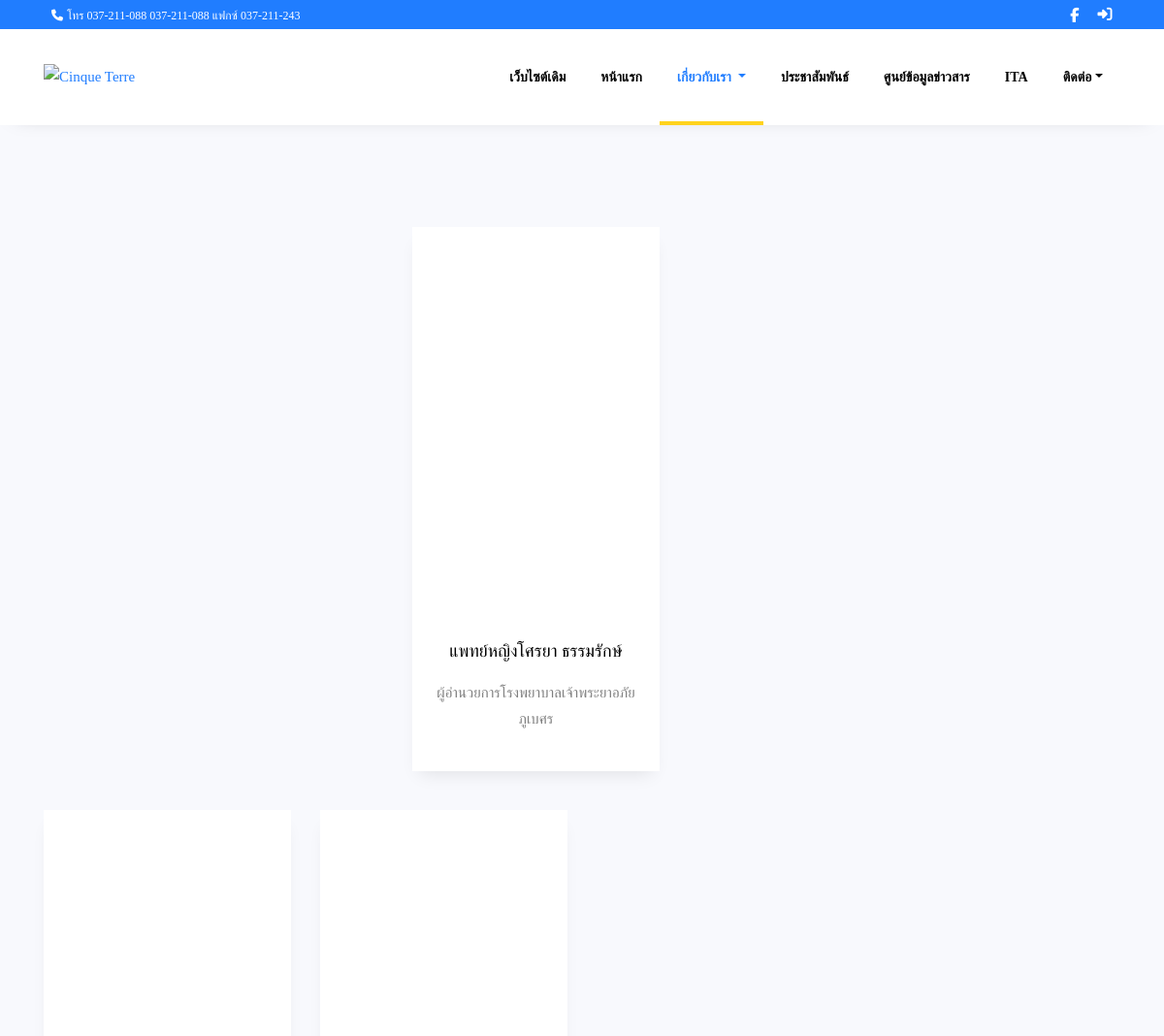
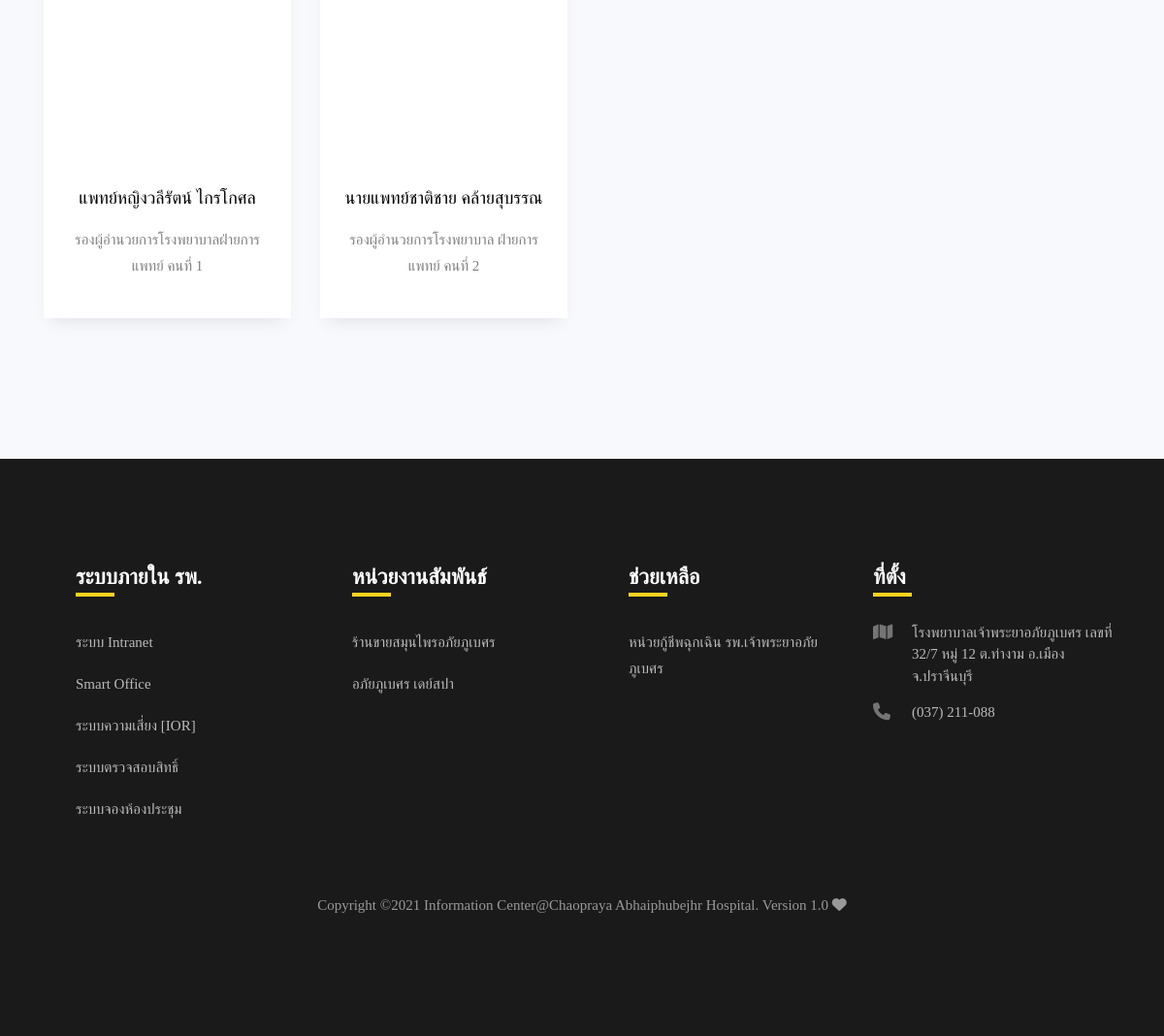
Before: /Pages/manager.php with the older database file (2 pictures, top to bottom).
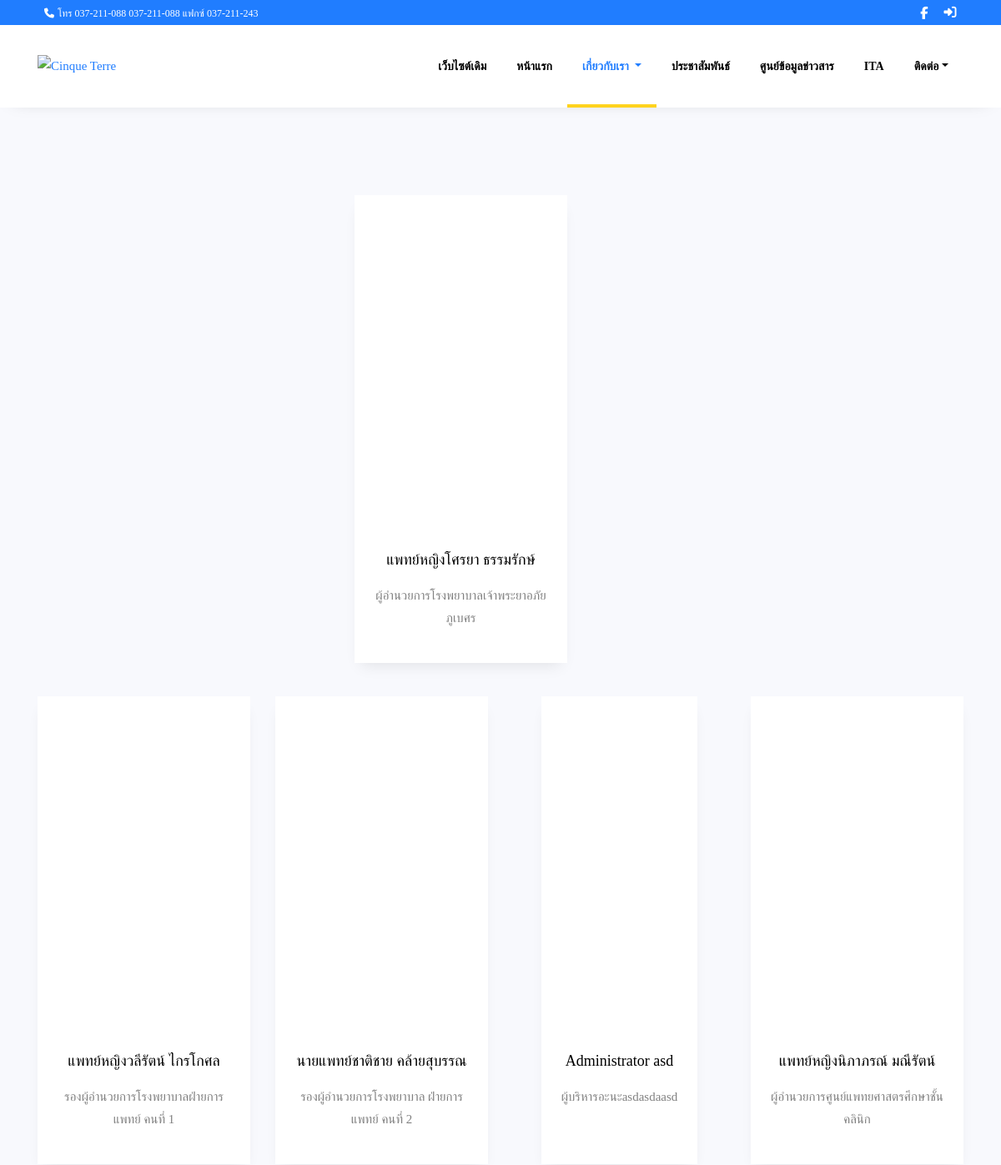
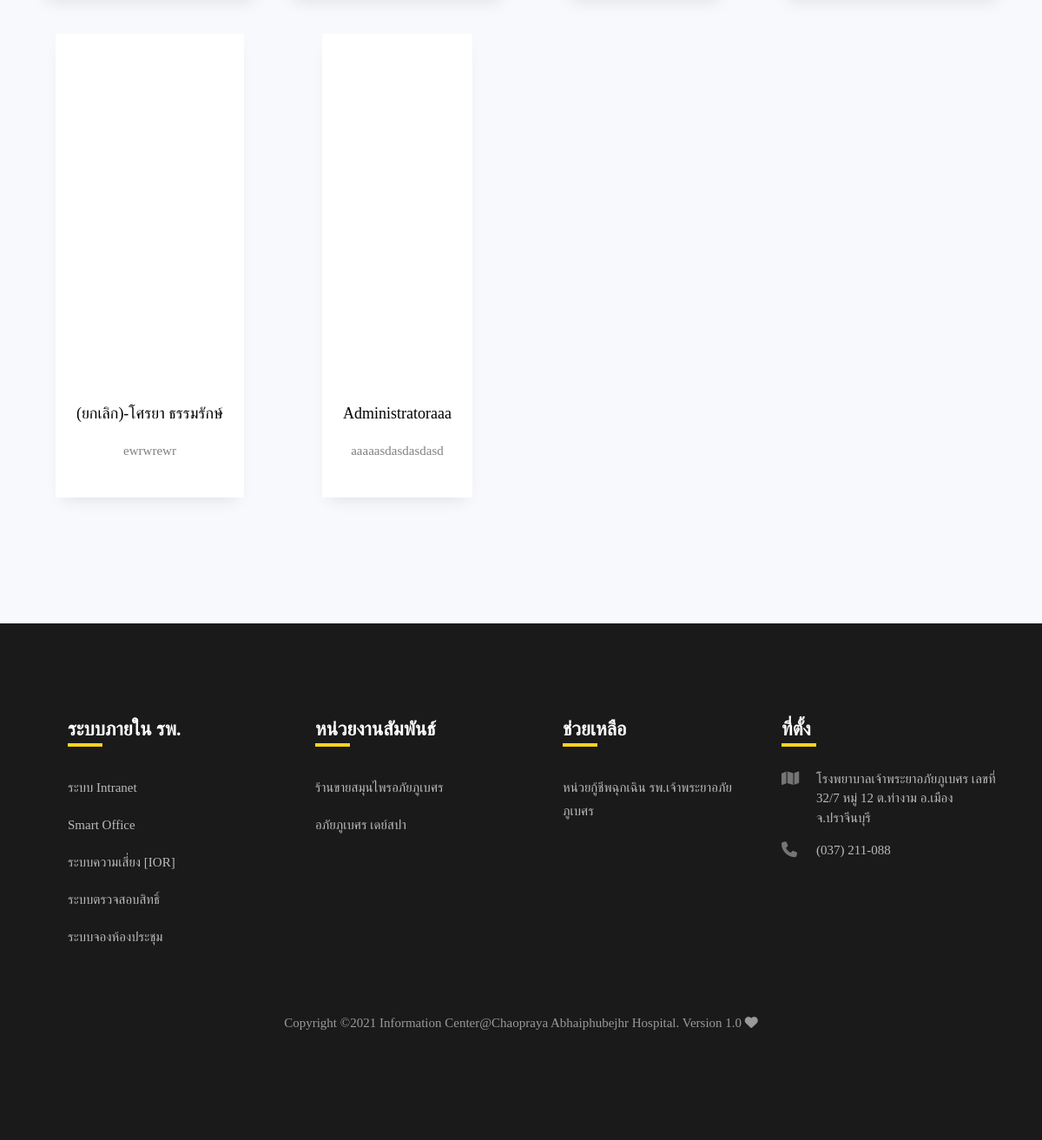
After: the same page with the newer database file (2 pictures, top to bottom).
### tables this page shows
CREATE TABLE `cpa_ceo`  (
  `cpa_ceo_id` int(11) NOT NULL AUTO_INCREMENT,
  `cpa_ceo_name` varchar(255) DEFAULT NULL,
  `cpa_ceo_detail` varchar(255) DEFAULT NULL,
  `cpa_ceo_picturename` varchar(255) DEFAULT NULL,
  `cpa_ceo_position_show` int(20) DEFAULT NULL,
  `cpa_ceo_createdate` datetime(0) DEFAULT NULL,
  `cpa_ceo_statusactive` int(3) DEFAULT NULL,
  PRIMARY KEY (`cpa_ceo_id`) USING BTREE
);

CREATE TABLE `cpa_web_footer_group`  (
  `cpa_footer_group_id` int(11) NOT NULL,
  `cpa_footer_group_name` varchar(255) DEFAULT NULL,
  `cpa_footer_status` int(5) DEFAULT NULL,
  PRIMARY KEY (`cpa_footer_group_id`) USING BTREE
);

CREATE TABLE `cpa_web_footermenu`  (
  `cpa_footer_id` int(11) NOT NULL AUTO_INCREMENT,
  `cpa_footer_name` varchar(255) DEFAULT NULL,
  `cpa_footer_link` varchar(255) DEFAULT NULL,
  `cpa_footer_group_id` int(50) DEFAULT NULL,
  `cpa_footer_status` varchar(50) DEFAULT NULL,
  PRIMARY KEY (`cpa_footer_id`) USING BTREE
);

### Pages/manager.php (the view, shortened to what this page needs)
<!DOCTYPE html>
<html lang="en">
<head>
	<?php include "./cpawebsite/components/header.php"; ?>
</head>
<body>
    <?php $page = "about";
    include "./cpawebsite/components/navbar.php"; ?>
    <section class="ftco-section bg-light">
        <div class="container">
            <div class="row d-flex">
            <?php
				$selectceo = "SELECT * FROM cpa_ceo where cpa_ceo_statusactive = '1' ORDER BY cpa_ceo_position_show desc";
				$queryselectceo = mysqli_query($con, $selectceo);
				while ($ResultCeo = mysqli_fetch_assoc($queryselectceo)) {
                    $cc +=1;
                ?>
                    <?php if($cc ==1 ) {echo  '<div class="col-md-4"></div>';}?>
					<div class="col-md-3 d-flex ftco-animate justify-content-center ">
						<div class="blog-entry align-self-stretch">
							<a class="block-heights" style="background-image: url('./cpawebsite/uploads/image/ceo/<?php echo $ResultCeo['cpa_ceo_picturename'];?>');">
							</a>
							<div class="text p-4 text-center">
								<h3 class="heading"><a href="#"><?php echo $ResultCeo['cpa_ceo_name'];?></a></h3>
								<p><?php echo $ResultCeo['cpa_ceo_detail'];?></p>
							</div>
                        </div>
                    </div>
                    <?php if($cc ==1 ) {echo  '<div class="col-md-4"></div>';}?>
				<?php } ?>
            </div>
        </div>
    </section>
    <?php include "./cpawebsite/components/footer.php" ?>
</body>
</html>

### components/footer.php (shortened to what this page needs)
<footer class="footer">
	<div class="container">
		<div class="row">
			<?php
			$selectfootergroup = "SELECT * FROM cpa_web_footer_group where cpa_footer_status = '1'";
			$queryfootergroup = mysqli_query($con, $selectfootergroup);
			while ($Result = mysqli_fetch_assoc($queryfootergroup)) {
			?>
				<div class="col-md-6 col-lg-3 pl-lg-5 mb-1 mb-md-0">
					<h2 class="footer-heading"><?php echo $Result['cpa_footer_group_name']; ?></h2>
					<ul class="list-unstyled">
						<?php
						$selectfootermenu = "SELECT * FROM cpa_web_footermenu where cpa_footer_group_id = '" . $Result["cpa_footer_group_id"] . "' and cpa_footer_status = '1'";
						$queryfootermenu = mysqli_query($con, $selectfootermenu);
						while ($Resultmenu = mysqli_fetch_assoc($queryfootermenu)) { ?>
							<li><a href="<?php  if($Resultmenu['cpa_footer_link'] =='' || null ){echo '#';}else echo $Resultmenu['cpa_footer_link'] ;?>"  class="py-2 d-block">
							<?php echo $Resultmenu['cpa_footer_name'] ;?></a></li>
						<?php } ?>
					</ul>
				</div>
			<?php } ?>
			<div class="col-md-6 col-lg-3 mb-4 mb-md-0">
				<h2 class="footer-heading">ที่ตั้ง</h2>
				<div class="block-23 mb-3">
					<ul>
						<li><span class="icon fa fa-map"></span><span class="text">โรงพยาบาลเจ้าพระยาอภัยภูเบศร เลขที่ 32/7 หมู่ 12 ต.ท่างาม อ.เมืองจ.ปราจีนบุรี </span></li>
						<li><a href="#"><span class="icon fa fa-phone"></span><span class="text">(037) 211-088</span></a></li>
					</ul>
				</div>
			</div>
		</div>
		<div class="row mt-5">
			<div class="col-md-12 text-center">
				<p class="copyright">
					Copyright &copy; Information Center@Chaopraya Abhaiphubejhr Hospital. Version 1.0 <i class="fa fa-heart" aria-hidden="true"></i>
				</p>
			</div>
		</div>
	</div>
</footer>

Changed rows visible on the page:
now on this page (row edited): cpa_ceo: cpa_ceo_name "Administrator asd", cpa_ceo_detail "ผู้บริหารอะนะasdasdaasd"
now on this page (row edited): cpa_ceo: cpa_ceo_name "แพทย์หญิงนิภาภรณ์ มณีรัตน์", cpa_ceo_detail "ผู้อำนวยการศูนย์แพทยศาสตรศึกษาชั้นคลินิก"
now on this page (row edited): cpa_ceo: cpa_ceo_name "(ยกเลิก)-โศรยา ธรรมรักษ์", cpa_ceo_detail "ewrwrewr"
now on this page (row edited): cpa_ceo: cpa_ceo_name "Administratoraaa", cpa_ceo_detail "aaaaasdasdasdasd"
